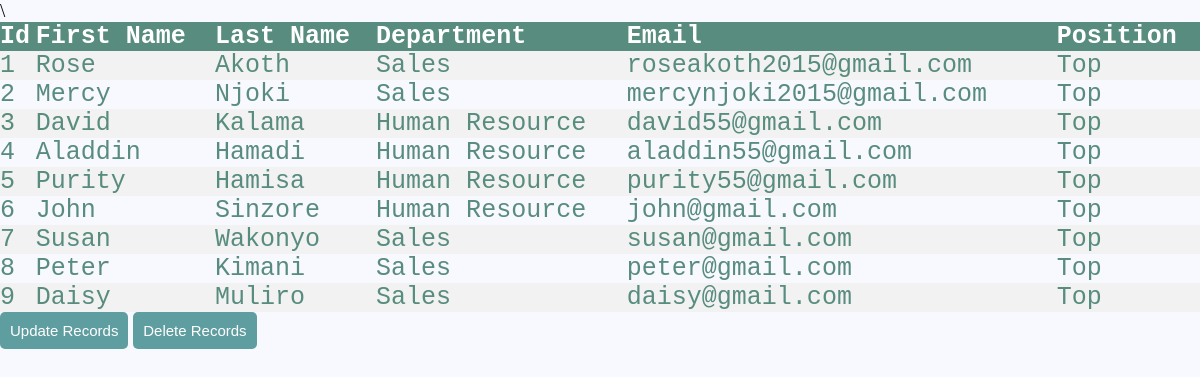
Screenshot of /display.php with the database file from the repository.
### tables this page shows
CREATE TABLE `customer_records` (
  `id` int(11) NOT NULL,
  `first_name` varchar(100) NOT NULL,
  `last_name` varchar(100) NOT NULL,
  `department` varchar(100) NOT NULL,
  `email` varchar(100) NOT NULL,
  `position` varchar(100) NOT NULL
);

### display.php (the view, shortened to what this page needs)
<!DOCTYPE html>
<html>
<head>
<link rel="stylesheet" type="text/css" href="style.css">
</head>
<body>
<table>
<tr>
<th>Id</th>
<th>First Name</th>
<th>Last Name</th>\
<th> Department </th>
<th> Email </th>
<th> Position </th>
</tr>
<?php
$conn = mysqli_connect("localhost", "root", "", "customer");
$sql = "SELECT id, first_name, last_name, department, email, position FROM customer_records";
$result = $conn->query($sql);
if ($result->num_rows > 0) {
while($row = $result->fetch_assoc()) {
echo "<tr><td>" . $row["id"]. "</td><td>" . $row["first_name"] . "</td><td>"
. $row["last_name"] . "</td><td>". $row["department"] . "</td><td>" . $row["email"] . "</td><td>" . $row["position"] . "</td><td>";
}
echo "</table>";
} else { echo "0 results"; }
?>
<button type="submit" class="btn" name="update">Update Records</button>
<button type="submit" class="btn" name="delete">Delete Records</button>
</body>
</html>

### style.css (style rules this page uses)
* { margin: 0px; padding: 0px; }
body { font-size: 120%; background: #F8F8FF; }
.btn { padding: 10px; font-size: 15px; color: white; background: #5F9EA0; border: none; border-radius: 5px; }

### display.php (style rules this page uses)
table { border-collapse: collapse; width: 100%; color: #588c7e; font-family: monospace; font-size: 25px; text-align: left; }
th { background-color: #588c7e; color: white; }
tr:nth-child(even) { background-color: #f2f2f2 }

### rows the page displays
customer_records: id "1", first_name "Rose", last_name "Akoth", department "Sales", email "roseakoth2015@gmail.com", position "Top"
customer_records: id "2", first_name "Mercy", last_name "Njoki", department "Sales", email "mercynjoki2015@gmail.com", position "Top"
customer_records: id "3", first_name "David", last_name "Kalama", department "Human Resource", email "david55@gmail.com", position "Top"
customer_records: id "4", first_name "Aladdin", last_name "Hamadi", department "Human Resource", email "aladdin55@gmail.com", position "Top"
customer_records: id "5", first_name "Purity", last_name "Hamisa", department "Human Resource", email "purity55@gmail.com", position "Top"
customer_records: id "6", first_name "John", last_name "Sinzore", department "Human Resource", email "john@gmail.com", position "Top"
customer_records: id "7", first_name "Susan", last_name "Wakonyo", department "Sales", email "susan@gmail.com", position "Top"
customer_records: id "8", first_name "Peter", last_name "Kimani", department "Sales", email "peter@gmail.com", position "Top"
customer_records: id "9", first_name "Daisy", last_name "Muliro", department "Sales", email "daisy@gmail.com", position "Top"
